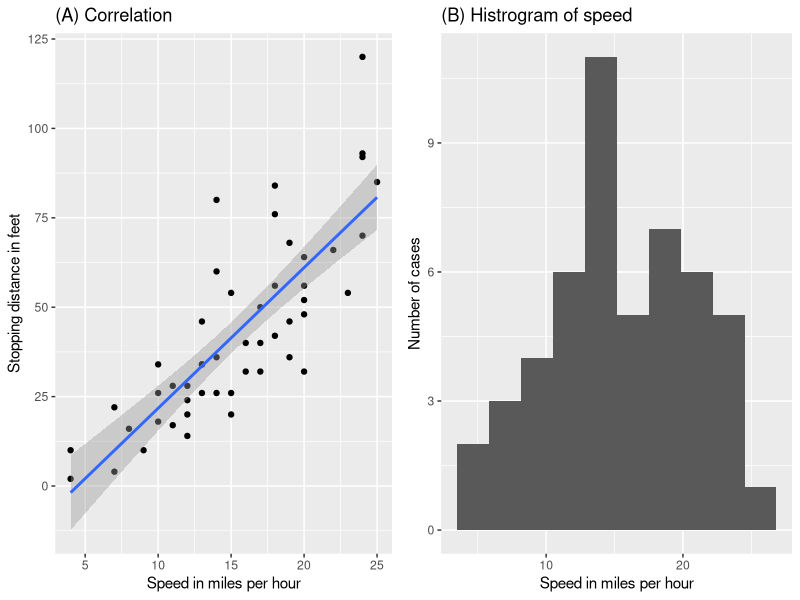

The R source for this figure:
## ---- chunk 1
# This r chunk is used to set everything up. You can also analyse your data in here.
# You need to load everything you need for analysis in chunks like this one.
# This includes the respective libraries.
library(knitr)
library(ggplot2)
library(gridExtra)

# Here is also the place where you can specify general settings.First, you need to load the library knitr to do that, however. The following setting is necessary to create figure captions. 
opts_knit$set(eval.after = 'fig.cap')
# The next bit basically specifies that chunks are not echoed and that warnings, messages or plots/tables that are generated in chunk are not shown unless you specified it. 
opts_chunk$set(echo = FALSE, warning = FALSE, message = FALSE, include = FALSE)
# You will need to load the data of course.
data('cars')
# In this case, we will load an example data set.
## ---- chunk 2
# This chunk is basically a R script. So you are also able to copy your own R function in here to use them. I copied two of my functions (pValue and rValue) in here, which will later help to report the statistics. 
pValue <-function(x, sign = '='){
  if (inherits(x, "lm")){
    s <- summary.lm(x)
    x <- pf(s$fstatistic[1L], s$fstatistic[2L], s$fstatistic[3L], lower.tail = FALSE)
    if(x > 1){
      stop("There is no p-value greater than 1")
    } else if(x < 0.001){
      x.converted <- '< .001'
    } else{
      x.converted <- paste(sign,substr(as.character(round(x, 3)), 2,5))
    } 
  } else {
    if(x > 1){
      stop("There is no p-value greater than 1")
    } else if(x < 0.001){
      x.converted <- '< .001'
    } else{
      x.converted <- paste(sign,substr(as.character(round(x, 3)), 2,5))
    } 
  }
  return(x.converted)
}
rValue <-function(x){
  if (inherits(x, "lm")){
    r.squared <- summary(x)$r.squared
    x.converted <- paste('=',substr(as.character(round(r.squared, 3)), 2,5)) 
  } else {
    if (x < 0){
      x.converted <- paste('= -',substr(as.character(abs(round(x, 3))), 2,5), sep = '') 
    } else {
      x.converted <- paste('=',substr(as.character(abs(round(x, 3))), 2,5)) 
    }
  }
  return(x.converted) 
}
# You can do all of the analysis in this chunk, but you don't have to. 
## ---- chunk 3
result <- cor.test(~ speed + dist, data = cars)
## ---- chunk 4
corrPlot <- ggplot(cars, aes(x = speed, y = dist)) + geom_point() + geom_smooth(method = 'lm') + labs(x = 'Speed in miles per hour', y = 'Stopping distance in feet', title = '(A) Correlation')

histPlot <- ggplot(cars, aes(x = speed)) + geom_histogram(bins = 10) + labs(x = 'Speed in miles per hour', y = 'Number of cases', title = '(B) Histrogram of speed')

grid.arrange(corrPlot, histPlot, ncol = 2)

cap <- paste('(A) Correlation. There is a significant correlation between the speed of a car and the distance it needs to stop, *r*', rValue(result$estimate),  ', *p*' , pValue(result$p.value),'. (B) Histogram.')
## ---- chunk 5
dataMean <- runif(6, min = 3, max = 4)
dataSD   <- runif(6, min = 0.1, max = 1)

table1 <- data.frame(Group = c('Control', 'Intervention'),
                     Parameter1 = paste(round(dataMean[1:2], 2), ' (', round(dataSD[1:2], 2), ')', sep = ''),
                     Parameter2 = paste(round(dataMean[3:4], 2), ' (', round(dataSD[3:4], 2), ')', sep = ''),
                     Parameter3 = paste(round(dataMean[5:6], 2), ' (', round(dataSD[5:6], 2), ')', sep = ''))
      
names(table1) <- c('Condition', 'Parameter 1', 'Parameter 2', 'Parameter 3')


kable(table1, caption = "This is table.")
